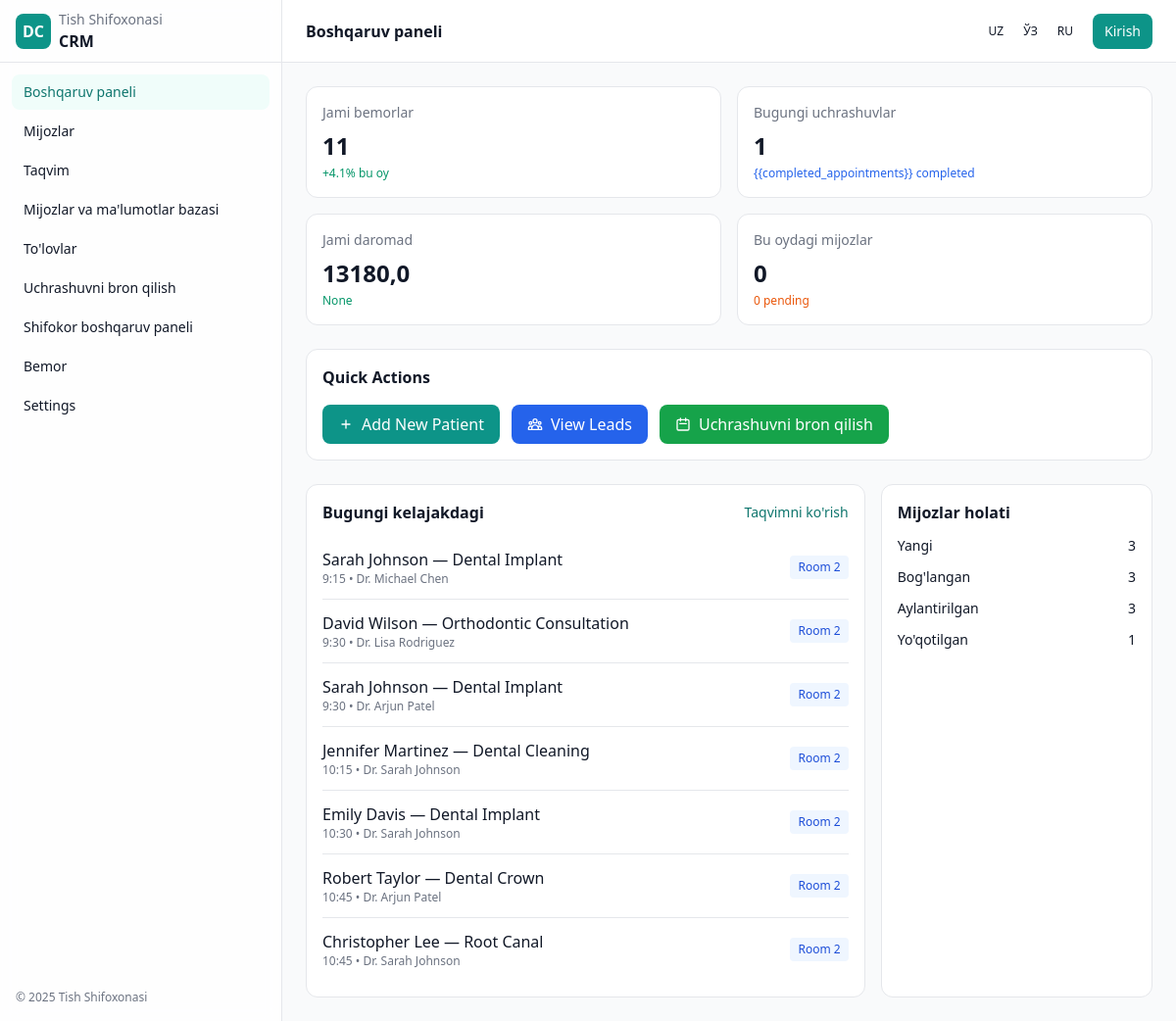
/dashboard/, run on the app's committed database.
### appointments/models.py (models this page shows, shortened)
class Appointment(models.Model):
    STATUS_CHOICES = [
        ('scheduled', 'Scheduled'),
        ('completed', 'Completed'),
        ('cancelled', 'Cancelled'),
    ]
    patient = models.ForeignKey(Patient, on_delete=models.CASCADE, related_name='appointments')
    doctor = models.ForeignKey(Doctor, on_delete=models.CASCADE, related_name='appointments', null=True, blank=True)
    doctor_user = models.ForeignKey(get_user_model(), null=True, blank=True, on_delete=models.SET_NULL, related_name='doctor_appointments')
    treatment = models.ForeignKey(Treatment, on_delete=models.CASCADE, related_name='appointments', null=True, blank=True)
    doctor_name = models.CharField(max_length=255, blank=True)
    service = models.CharField(max_length=255, blank=True)
    date = models.DateField()
    time = models.TimeField()
    status = models.CharField(max_length=20, choices=STATUS_CHOICES, default='scheduled')
    price = models.DecimalField(max_digits=10, decimal_places=2, default=0)
    notes = models.TextField(blank=True)

### patients/models.py (models this page shows, shortened)
class Patient(models.Model):
    full_name = models.CharField(max_length=255)
    phone = models.CharField(max_length=32)
    email = models.EmailField(blank=True)
    birth_date = models.DateField(null=True, blank=True)
    address = models.CharField(max_length=255, blank=True)
    notes = models.TextField(blank=True)

### settings/models.py (models this page shows, shortened)
class Treatment(models.Model):
    name = models.CharField(max_length=100, verbose_name=_("Treatment Name"))
    description = models.TextField(blank=True, verbose_name=_("Description"))
    price = models.DecimalField(max_digits=10, decimal_places=2, verbose_name=_("Price"))
    duration_minutes = models.PositiveIntegerField(verbose_name=_("Duration (minutes)"))
    is_active = models.BooleanField(default=True, verbose_name=_("Active"))
    created_at = models.DateTimeField(auto_now_add=True)
    updated_at = models.DateTimeField(auto_now=True)
    class Meta:
        verbose_name = _("Treatment")
        verbose_name_plural = _("Treatments")
        ordering = ['name']

class Doctor(models.Model):
    name = models.CharField(max_length=100, verbose_name=_("Doctor Name"))
    specialization = models.CharField(max_length=100, verbose_name=_("Specialization"))
    phone = models.CharField(max_length=20, blank=True, verbose_name=_("Phone"))
    email = models.EmailField(blank=True, verbose_name=_("Email"))
    is_active = models.BooleanField(default=True, verbose_name=_("Active"))
    created_at = models.DateTimeField(auto_now_add=True)
    updated_at = models.DateTimeField(auto_now=True)
    class Meta:
        verbose_name = _("Doctor")
        verbose_name_plural = _("Doctors")
        ordering = ['name']

### dashboard/views.py (the view)
# urls.py: path('', views.dashboard_summary, name='dashboard_summary'),
def dashboard_summary(request):
    today = localdate()
    total_patients = Patient.objects.count() or 0
    total_appointments_today = Appointment.objects.filter(date=today).count()
    appointments = Appointment.objects.filter(status='scheduled').order_by('time')[:7]
    completed_appointments = Appointment.objects.filter(status='completed', date=today).count()
    total_income = Payment.objects.filter(status='paid').aggregate(total=models.Sum('amount'))['total']
    today_income = Payment.objects.filter(status='paid', date=today).aggregate(total=models.Sum('amount'))['total']
    first_day = today.replace(day=1)
    leads_this_month = Lead.objects.filter(created_at__date__gte=first_day).count()
    new_leads = Lead.objects.filter(status='new').count()
    contacted_leads = Lead.objects.filter(status='contacted').count()
    converted_leads = Lead.objects.filter(status='converted').count()
    lost_leads = Lead.objects.filter(status='lost').count()
    print(new_leads, contacted_leads, converted_leads, lost_leads)
    total_doctors = Doctor.objects.filter(is_active=True).count()
    total_treatments = Treatment.objects.filter(is_active=True).count()
    doctors = Doctor.objects.filter(is_active=True).order_by('name')
    treatments = Treatment.objects.filter(is_active=True).order_by('name')
    context = {
        'total_patients': total_patients,
        'total_appointments_today': total_appointments_today,
        'total_income': float(total_income),
        'today_income': today_income,
        'leads_this_month': leads_this_month,
        'total_doctors': total_doctors,
        'total_treatments': total_treatments,
        'doctors': doctors,
        'treatments': treatments,
        'appointments': appointments,
        'completed_appointments': completed_appointments,
        'new_leads': new_leads,
        'contacted_leads': contacted_leads,
        'converted_leads': converted_leads,
        'lost_leads': lost_leads,
    }
    return render(request, 'index.html', context)

### dentalcrm/templatetags/translation_tags.py (called while the page is built)
@register.simple_tag(takes_context=True)
def trans(context, text):
    current_language = context['request'].session.get('django_language', 'uz')
    return get_translation(text, current_language)

### dentalcrm/translations.py (called while the page is built)
def get_translation(text, language='uz'):
    if language in TRANSLATIONS and text in TRANSLATIONS[language]:
        return TRANSLATIONS[language][text]
    return text

### templates/index.html (shortened to what this page needs)
{% extends 'base.html' %}
{% load translation_tags %}
{% block content %}
<div class="min-h-screen flex">
  <aside class="hidden md:flex md:w-64 lg:w-72 flex-col border-r border-gray-200 dark:border-gray-800 bg-white/80 dark:bg-gray-950/60 backdrop-blur">
    <div class="h-16 flex items-center gap-2 px-4 border-b border-gray-200 dark:border-gray-800">
      <div class="w-9 h-9 rounded-lg bg-teal-600 flex items-center justify-center text-white font-bold">DC</div>
      <div>
        <div class="text-sm text-gray-500 dark:text-gray-400">{% trans "Dental Clinic" %}</div>
        <div class="font-semibold">{% trans "CRM" %}</div>
      </div>
    </div>
    <nav class="p-3 space-y-1 text-sm">
      <a href="/dashboard/" class="flex items-center gap-3 px-3 py-2 rounded-lg bg-teal-50 text-teal-700 dark:bg-teal-900/30 dark:text-teal-200 font-medium">{% trans "Dashboard" %}</a>
      <a href="/leads/page/" class="flex items-center gap-3 px-3 py-2 rounded-lg hover:bg-gray-100 dark:hover:bg-gray-800">{% trans "Leads" %}</a>
      <a href="/calendar/" class="flex items-center gap-3 px-3 py-2 rounded-lg hover:bg-gray-100 dark:hover:bg-gray-800">{% trans "Calendar" %}</a>
      <a href="/clients/" class="flex items-center gap-3 px-3 py-2 rounded-lg hover:bg-gray-100 dark:hover:bg-gray-800">{% trans "Clients & Database" %}</a>
      <a href="/payments/page/" class="flex items-center gap-3 px-3 py-2 rounded-lg hover:bg-gray-100 dark:hover:bg-gray-800">{% trans "Payments" %}</a>
      <a href="/book/" class="flex items-center gap-3 px-3 py-2 rounded-lg hover:bg-gray-100 dark:hover:bg-gray-800">{% trans "Book Appointment" %}</a>
      <a href="/doctor/" class="flex items-center gap-3 px-3 py-2 rounded-lg hover:bg-gray-100 dark:hover:bg-gray-800">{% trans "Doctor Dashboard" %}</a>
      <a href="/patient/page/" class="flex items-center gap-3 px-3 py-2 rounded-lg hover:bg-gray-100 dark:hover:bg-gray-800">{% trans "Patient" %}</a>
      <a href="/settings/" class="flex items-center gap-3 px-3 py-2 rounded-lg hover:bg-gray-100 dark:hover:bg-gray-800">{% trans "Settings" %}</a>
    </nav>
    <div class="mt-auto p-4 text-xs text-gray-500 dark:text-gray-400">© 2025 {% trans "Dental Clinic" %}</div>
  </aside>
  <div class="flex-1 flex flex-col min-w-0">
    <header class="h-16 flex items-center justify-between px-4 md:px-6 bg-white dark:bg-gray-950 border-b border-gray-200 dark:border-gray-800">
      <div class="hidden md:block font-semibold">{% trans "Dashboard" %}</div>
      <div class="flex items-center gap-3">
        <div class="flex items-center gap-1 text-xs">
          <a href="{% url 'set_language' %}?next={{ request.path }}&language=uz" class="px-2 py-1 rounded hover:bg-gray-100 dark:hover:bg-gray-800">UZ</a>
          <a href="{% url 'set_language' %}?next={{ request.path }}&language=uz-Cyrl" class="px-2 py-1 rounded hover:bg-gray-100 dark:hover:bg-gray-800">ЎЗ</a>
          <a href="{% url 'set_language' %}?next={{ request.path }}&language=ru" class="px-2 py-1 rounded hover:bg-gray-100 dark:hover:bg-gray-800">RU</a>
        </div>
        {% if user.is_authenticated %}
          <div class="relative">
            <button onclick="toggleDropdown()" class="flex items-center gap-2 px-3 py-2 rounded-lg bg-gray-100 dark:bg-gray-800 hover:bg-gray-200 dark:hover:bg-gray-700">
              <div class="w-9 h-9 rounded-full bg-gradient-to-br from-teal-500 to-blue-500"></div>
              <span class="text-sm hidden sm:block">{{ user.get_full_name|default:user.username }}</span>
              <svg class="w-4 h-4" fill="none" stroke="currentColor" viewBox="0 0 24 24">
                <path stroke-linecap="round" stroke-linejoin="round" stroke-width="2" d="M19 9l-7 7-7-7"></path>
              </svg>
            </button>
            <div id="profileDropdown" class="hidden absolute right-0 mt-2 w-48 bg-white dark:bg-gray-800 rounded-lg shadow-lg border border-gray-200 dark:border-gray-700 z-50">
              <a href="{% url 'profile' %}" class="block px-4 py-2 text-sm text-gray-700 dark:text-gray-300 hover:bg-gray-100 dark:hover:bg-gray-700">{% trans "Profile" %}</a>
              <a href="{% url 'logout' %}" class="block px-4 py-2 text-sm text-gray-700 dark:text-gray-300 hover:bg-gray-100 dark:hover:bg-gray-700">{% trans "Logout" %}</a>
            </div>
          </div>
        {% else %}
          <a href="{% url 'login' %}" class="px-3 py-2 rounded-lg bg-teal-600 text-white text-sm hover:bg-teal-700">{% trans "Login" %}</a>
        {% endif %}
      </div>
    </header>
    <main class="p-4 md:p-6 space-y-6">
      <section class="grid grid-cols-1 sm:grid-cols-2 xl:grid-cols-4 gap-4">
        <div class="bg-white dark:bg-gray-950 border border-gray-200 dark:border-gray-800 rounded-xl p-4">
          <div class="text-sm text-gray-500 dark:text-gray-400">{% trans "Total Patients" %}</div>
          <div class="mt-2 text-2xl font-semibold">{% if total_patients %}{{ total_patients }}{% else %}0{% endif %}</div>
          <div class="mt-1 text-xs text-emerald-600">{% trans "+4.1% this month" %}</div>
        </div>
        <div class="bg-white dark:bg-gray-950 border border-gray-200 dark:border-gray-800 rounded-xl p-4">
          <div class="text-sm text-gray-500 dark:text-gray-400">{% trans "Today's Appointments" %}</div>
          <div class="mt-2 text-2xl font-semibold">{% if total_appointments_today %}{{ total_appointments_today }}{% else %}0{% endif %}</div>
          <div class="mt-1 text-xs text-blue-600">{% trans "{{completed_appointments}} completed" %}</div>
        </div>
        <div class="bg-white dark:bg-gray-950 border border-gray-200 dark:border-gray-800 rounded-xl p-4">
          <div class="text-sm text-gray-500 dark:text-gray-400">{% trans "Total Income" %}</div>
          <div class="mt-2 text-2xl font-semibold">{% if total_income %}{{ total_income }}{% else %}0{% endif %}</div>
          <div class="mt-1 text-xs text-emerald-600">{{today_income}}</div>
        </div>
        <div class="bg-white dark:bg-gray-950 border border-gray-200 dark:border-gray-800 rounded-xl p-4">
          <div class="text-sm text-gray-500 dark:text-gray-400">{% trans "Leads this Month" %}</div>
          <div class="mt-2 text-2xl font-semibold">{% if leads_this_month %}{{ leads_this_month }}{% else %}0{% endif %}</div>
          <div class="mt-1 text-xs text-orange-600">{% trans "0 pending" %}</div>
        </div>
      </section>
      <section class="bg-white dark:bg-gray-950 border border-gray-200 dark:border-gray-800 rounded-xl p-4">
        <div class="flex items-center justify-between mb-4">
          <h2 class="font-semibold">{% trans "Quick Actions" %}</h2>
        </div>
        <div class="flex flex-wrap gap-3">
          <button onclick="showModal('addPatient')" class="inline-flex items-center gap-2 px-4 py-2 bg-teal-600 text-white rounded-lg hover:bg-teal-700 transition-colors">
            <svg class="w-4 h-4" fill="none" stroke="currentColor" viewBox="0 0 24 24">
              <path stroke-linecap="round" stroke-linejoin="round" stroke-width="2" d="M12 6v6m0 0v6m0-6h6m-6 0H6"></path>
            </svg>
            {% trans "Add New Patient" %}
          </button>
          <a href="/leads/page/" class="inline-flex items-center gap-2 px-4 py-2 bg-blue-600 text-white rounded-lg hover:bg-blue-700 transition-colors">
            {% trans "View Leads" %}
          </a>
          <a href="/book/" class="inline-flex items-center gap-2 px-4 py-2 bg-green-600 text-white rounded-lg hover:bg-green-700 transition-colors">
            <svg class="w-4 h-4" fill="none" stroke="currentColor" viewBox="0 0 24 24">
              <path stroke-linecap="round" stroke-linejoin="round" stroke-width="2" d="M8 7V3m8 4V3m-9 8h10M5 21h14a2 2 0 002-2V7a2 2 0 00-2-2H5a2 2 0 00-2 2v12a2 2 0 002 2z"></path>
            </svg>
            {% trans "Book Appointment" %}
          </a>
        </div>
      </section>
      <section class="grid grid-cols-1 lg:grid-cols-3 gap-4">
        <div class="lg:col-span-2 bg-white dark:bg-gray-950 border border-gray-200 dark:border-gray-800 rounded-xl p-4">
          <div class="flex items-center justify-between">
            <h2 class="font-semibold">{% trans "Upcoming Today" %}</h2>
            <a href="/calendar/" class="text-sm text-teal-700 dark:text-teal-300">{% trans "View calendar" %}</a>
          </div>
          <ul class="mt-3 divide-y divide-gray-200 dark:divide-gray-800">
            {% for appointment in appointments %}
            <li class="py-3 flex items-center justify-between">
              <div>
                <div class="font-medium">{{appointment.patient.full_name}} — {{appointment.treatment.name}}</div>
                <div class="text-xs text-gray-500">{{appointment.time}} • {{appointment.doctor.name}}</div>
              </div>
              <span class="text-xs px-2 py-1 rounded bg-blue-50 text-blue-700 dark:bg-blue-900/30 dark:text-blue-200">Room 2</span>
            </li>
            {% endfor %}
          </ul>
        </div>
        <div class="bg-white dark:bg-gray-950 border border-gray-200 dark:border-gray-800 rounded-xl p-4">
          <h2 class="font-semibold">{% trans "Leads Status" %}</h2>
          <div class="mt-3 space-y-3">
            <div class="flex items-center justify-between text-sm">
              <span>{% trans "New" %}</span>
              <span class="font-medium">{{ new_leads }}</span>
            </div>
            <div class="flex items-center justify-between text-sm">
              <span>{% trans "Contacted" %}</span>
              <span class="font-medium">{{ contacted_leads }}</span>
            </div>
            <div class="flex items-center justify-between text-sm">
              <span>{% trans "Converted" %}</span>
              <span class="font-medium">{{ converted_leads }}</span>
            </div>
            <div class="flex items-center justify-between text-sm">
              <span>{% trans "Lost" %}</span>
              <span class="font-medium">{{ lost_leads }}</span>
            </div>
          </div>
        </div>
      </section>
    </main>
  </div>
</div>
{% endblock %}

### templates/base.html (style rules this page uses)
html { font-family: Inter, system-ui, -apple-system, Segoe UI, Roboto, Ubuntu, Cantarell, Noto Sans, Helvetica, Arial, "Apple Color Emoji", "Segoe UI Emoji"; }

### data on the page
Appointment: patient.full_name "Sarah Johnson", treatment.name "Dental Implant", time "9:15", doctor.name "Dr. Michael Chen"
Appointment: patient.full_name "David Wilson", treatment.name "Orthodontic Consultation", time "9:30", doctor.name "Dr. Lisa Rodriguez"
Appointment: patient.full_name "Sarah Johnson", treatment.name "Dental Implant", time "9:30", doctor.name "Dr. Arjun Patel"
Appointment: patient.full_name "Jennifer Martinez", treatment.name "Dental Cleaning", time "10:15", doctor.name "Dr. Sarah Johnson"
Appointment: patient.full_name "Emily Davis", treatment.name "Dental Implant", time "10:30", doctor.name "Dr. Sarah Johnson"
Appointment: patient.full_name "Robert Taylor", treatment.name "Dental Crown", time "10:45", doctor.name "Dr. Arjun Patel"
Appointment: patient.full_name "Christopher Lee", treatment.name "Root Canal", time "10:45", doctor.name "Dr. Sarah Johnson"

### other printed values
{{ total_patients }} "11"
{{ total_appointments_today }} "1"
{{ total_income }} "13180,0"
{{ today_income }} "None"
{{ new_leads }} "3"
{{ contacted_leads }} "3"
{{ converted_leads }} "3"
{{ lost_leads }} "1"
